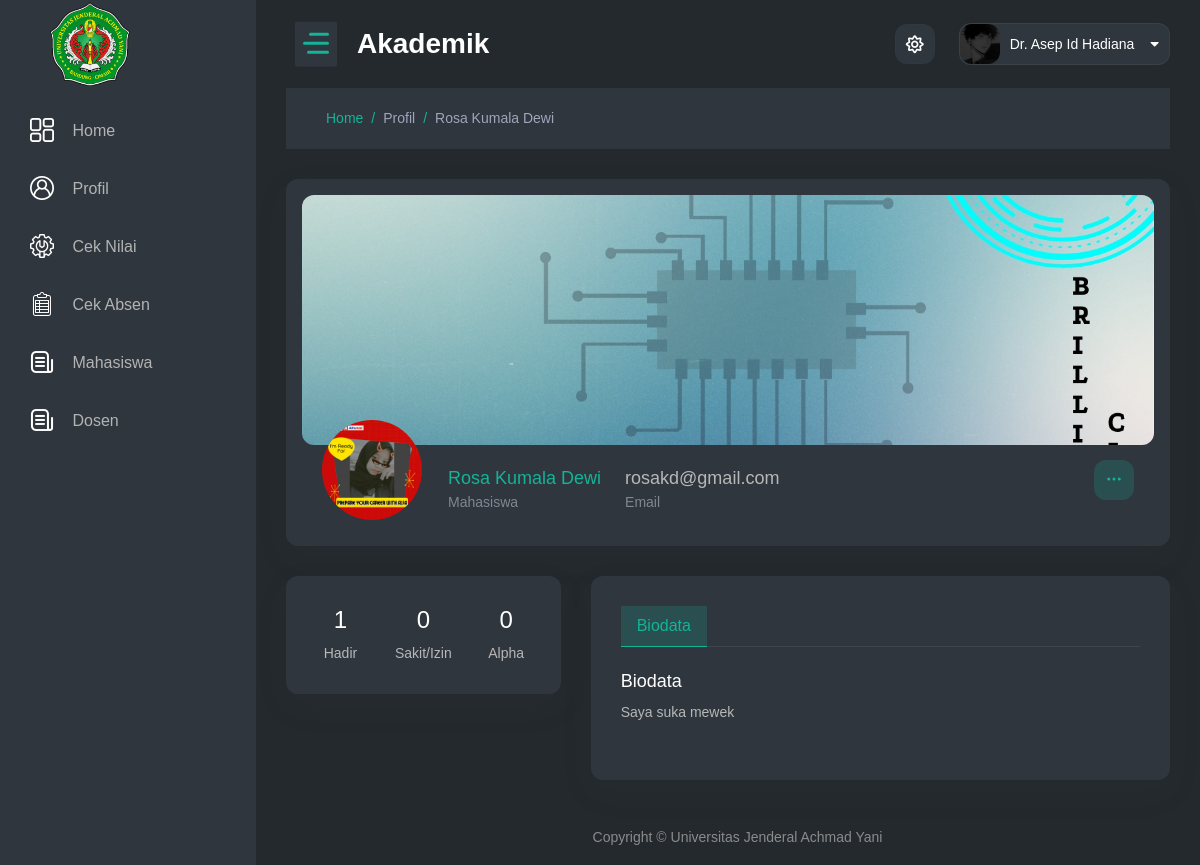
Page /profil.php?id=3411211000 (signed in) on the committed database.
### tables this page shows
CREATE TABLE `dosen` (
  `kode_dosen` varchar(255) NOT NULL,
  `nama` varchar(255) NOT NULL,
  `email` varchar(255) NOT NULL,
  `password` varchar(255) NOT NULL,
  `gender` varchar(255) NOT NULL,
  `no_hp` varchar(255) NOT NULL,
  `bio` varchar(1000) NOT NULL,
  `profil` varchar(255) NOT NULL,
  `sampul` varchar(255) NOT NULL
);

CREATE TABLE `mahasiswa` (
  `nim` varchar(255) NOT NULL,
  `nama` varchar(255) NOT NULL,
  `email` varchar(255) NOT NULL,
  `gender` varchar(255) NOT NULL,
  `fakultas` varchar(255) NOT NULL,
  `jurusan` varchar(255) NOT NULL,
  `kelas` varchar(255) NOT NULL,
  `birthdate` date NOT NULL,
  `semester` varchar(2) NOT NULL,
  `wali` varchar(255) NOT NULL,
  `status` varchar(255) NOT NULL,
  `bio` varchar(1000) NOT NULL,
  `profil` varchar(255) NOT NULL,
  `sampul` varchar(255) NOT NULL
);

CREATE TABLE `user` (
  `kode_login` varchar(50) NOT NULL,
  `password` varchar(50) NOT NULL,
  `status` int(1) NOT NULL,
  `email` varchar(50) NOT NULL
);

### classes/session.classes.php (called while the page is built, shortened)
<?php
if ($_SESSION['status'] == "2") {
    $kode_dosen = $_SESSION['kode_login'];
    $data = mysqli_query($con, "select * from dosen where kode_dosen='$kode_dosen'");
    $cek = mysqli_fetch_array($data);
    $nama = $cek['nama'];
    $potoprofil = $cek['profil'];
}
?>

### classes/profil.classes.php (called while the page is built, shortened)
<?php
$id = $_GET['id'];
$query = "SELECT * FROM user WHERE kode_login='$id'";
$result = mysqli_query($con, $query);
$row = mysqli_fetch_array($result);
if ($result) {
  if (mysqli_num_rows($result) > 0) {
    if ($row['status'] == "1") {
      $nim = $_GET['id'];
      $data = mysqli_query($con, "select * from mahasiswa where nim='$nim'");
      $cek = mysqli_fetch_array($data);
      $status = "1";
      $namap = $cek['nama'];
      $potoprofilp = $cek['profil'];
      $emailp = $cek['email'];
      $biop = $cek['bio'];
      $role = "Mahasiswa";
    }
  } else if ($id == NULL) {
    header("Location: profil.php?id=$_SESSION[kode_login]");
  } else if (mysqli_num_rows($result) == 0) {
    header("Location: usernfound.php?id=$_GET[id]");
  }
} else {
  echo 'Error';
}

### pagekonten/profile.php (the view, shortened to what this page needs)
<div class="content-body">
    <div class="container-fluid">
        <div class="row page-titles mx-0">
            <ol class="breadcrumb">
                <li class="breadcrumb-item"><a href="javascript:void(0)">Home</a></li>
                <li class="breadcrumb-item active"><a href="javascript:void(0)">Profil</a></li>
                <li class="breadcrumb-item active"><a href="javascript:void(0)"><?= $namap ?></a></li>
            </ol>
        </div>
        <div class="row">
            <div class="col-lg-12">
                <div class="profile card card-body px-3 pt-3 pb-0">
                    <div class="profile-head">
                        <div class="photo-content">
                            <div class="cover-photo rounded"></div>
                        </div>
                        <div class="profile-info">
                            <div class="profile-photo">
                                <img src="<?php echo $potoprofilp ?>" class="img-fluid rounded-circle" alt="">
                            </div>
                            <div class="profile-details">
                                <div class="profile-name px-3 pt-2">
                                    <h4 class="text-primary mb-0"><?php echo $namap ?></h4>
                                    <p><?php echo $role ?></p>
                                </div>
                                <div class="profile-email px-2 pt-2">
                                    <h4 class="text-muted mb-0"><a><?php echo $emailp ?></a></h4>
                                    <p>Email</p>
                                </div>
                                <div class="dropdown ms-auto">
                                    <a href="#" class="btn btn-primary light sharp" data-bs-toggle="dropdown" aria-expanded="true"></a>
                                </div>
                            </div>
                        </div>
                    </div>
                </div>
            </div>
        </div>
        <div class="row">
            <?php
            if ($status == "1") {
            ?>
                <div class="col-xl-4">
                    <div class="row">
                        <div class="col-xl-12">
                            <div class="card">
                                <div class="card-body">
                                    <div class="profile-statistics">
                                        <div class="text-center">
                                            <div class="row">
                                                <div class="col">
                                                    <?php
                                                    $kehadiran = "SELECT * FROM absen WHERE nim='$_GET[id]' and kehadiran='Hadir'";
                                                    $hasilhadir = mysqli_query($con, $kehadiran);
                                                    $totalhadir = mysqli_num_rows($hasilhadir);
                                                    $alpha = "SELECT * FROM absen WHERE nim='$_GET[id]' and kehadiran='Alpha'";
                                                    $hasilalpha = mysqli_query($con, $alpha);
                                                    $totalalpha = mysqli_num_rows($hasilalpha);
                                                    $sakit = "SELECT * FROM absen WHERE nim='$_GET[id]p' and kehadiran='Sakit' or kehadiran='Izin'";
                                                    $hasilsakit = mysqli_query($con, $sakit);
                                                    $totalsakit = mysqli_num_rows($hasilsakit);
                                                    ?>
                                                    <h3 class="m-b-0"><?php echo $totalhadir; ?></h3><span>Hadir</span>
                                                </div>
                                                <div class="col">
                                                    <h3 class="m-b-0"><?php echo $totalsakit; ?></h3><span>Sakit/Izin</span>
                                                </div>
                                                <div class="col">
                                                    <h3 class="m-b-0"><?php echo $totalalpha; ?></h3><span>Alpha</span>
                                                </div>
                                            </div>
                                        </div>
                                    </div>
                                </div>
                            </div>
                        </div>
                    </div>
                </div>
            <?php } ?>
            <div class="col-xl-8">
                <div class="card">
                    <div class="card-body">
                        <div class="profile-tab">
                            <div class="custom-tab-1">
                                <ul class="nav nav-tabs">
                                    <li class="nav-item"><a href="#about-me" data-bs-toggle="tab" class="nav-link active show">Biodata</a>
                                    </li>
                                </ul>
                                <div class="tab-content">
                                    <div id="about-me" class="tab-pane fade active show">
                                        <div class="profile-about-me">
                                            <div class="pt-4 border-bottom-1 pb-3">
                                                <h4 class="text-primary">Biodata</h4>
                                                <p class="mb-2"><?php echo $biop; ?></p>
                                            </div>
                                        </div>
                                    </div>
                                </div>
                            </div>
                        </div>
                    </div>
                </div>
            </div>
        </div>
    </div>
</div>

### profil.php (shortened to what this page needs)
<?php
include 'classes/connection.classes.php';
require 'classes/session.classes.php';
require 'classes/profil.classes.php';
?>
<!DOCTYPE html>
<html lang="en">
<?php
require 'pageview/header.php';
?>
<body>
    <div id="main-wrapper">
        <?php
        require 'pageview/preloadchat.php';
        require 'pageview/hkonten.php';
        require 'pageview/sidebar.php';
        require 'pagekonten/profile.php';
        require 'pageview/footer.php';
        ?>
</body>

### pageview/header.php (shortened to what this page needs)
<!DOCTYPE html>
<html lang="en">
<head>
    <link href="vendor/owl-carousel/owl.carousel.css" rel="stylesheet">
    <link href="vendor/bootstrap-select/dist/css/bootstrap-select.min.css" rel="stylesheet">
    <link href="css/style.css" rel="stylesheet">
    <link rel='stylesheet' href='css/sweetalert2.min.css'>
    <link rel="stylesheet" href="https://cdn.jsdelivr.net/npm/sweetalert2@7.12.15/dist/sweetalert2.min.css">
</head>

### pageview/preloadchat.php
<div class="nav-header">
    <a href="index.php" class="brand-logo">
        <img src="images/unjani.png" alt="" width="80">
    </a>
    <div class="nav-control">
        <div class="hamburger">
            <span class="line"></span><span class="line"></span><span class="line"></span>
        </div>
    </div>
</div>

### pageview/hkonten.php (shortened to what this page needs)
<div class="header">
	<div class="header-content">
		<nav class="navbar navbar-expand">
			<div class="collapse navbar-collapse justify-content-between">
				<div class="header-left">
					<div class="dashboard_bar">
						Akademik
					</div>
				</div>
				<ul class="navbar-nav header-right">
					<li class="nav-item dropdown notification_dropdown">
						<a class="nav-link bell dz-theme-mode active" href="javascript:void(0);">
							<i id="icon-light" class="far fa-sun"></i>
						</a>
					</li>
					<li class="nav-item dropdown header-profile">
						<a class="nav-link" href="javascript:;" role="button" data-bs-toggle="dropdown">
							<img src="<?php echo $potoprofil ?>" width="20" alt="">
							<div class="header-info">
								<span><?php echo $nama ?><i class="fa fa-caret-down ms-3" aria-hidden="true"></i></span>
							</div>
						</a>
					</li>
				</ul>
			</div>
		</nav>
	</div>
</div>

### pageview/sidebar.php (shortened to what this page needs)
<div class="deznav">
    <div class="deznav-scroll">
        <ul class="metismenu" id="menu">
            <li><a class="ai-icon" href="index.php">
                    <i class="flaticon-layout"></i>
                    <span class="nav-text">Home</span>
                </a>
            </li>
            <li><a class="ai-icon" href="profil.php">
                    <i class="flaticon-user"></i>
                    <span class="nav-text">Profil</span>
                </a>
            </li>
            <?php if ($status == "1") { ?>
                <li><a href="nilai.php" class="ai-icon">
                        <i class="flaticon-admin"></i>
                        <span class="nav-text">Cek Nilai</span>
                    </a>
                </li>
            <?php } ?>
            <?php if ($status == "1") { ?>
                <li><a href="absen.php" class="ai-icon">
                        <i class="flaticon-table"></i>
                        <span class="nav-text">Cek Absen</span>
                    </a>
                </li>
            <?php } ?>
            <li><a class="ai-icon" href="mahasiswa.php">
                    <i class="flaticon-newsletter"></i>
                    <span class="nav-text">Mahasiswa</span>
                </a>
            </li>
            <li><a class="ai-icon" href="dosen.php">
                    <i class="flaticon-newsletter"></i>
                    <span class="nav-text">Dosen</span>
                </a>
            </li>
        </ul>
    </div>
</div>

### pageview/footer.php (shortened to what this page needs)
<div class="footer">
    <div class="copyright">
        <p>Copyright © Universitas Jenderal Achmad Yani</p>
    </div>
</div>
</div>

### rows in the picture
dosen: profil (picture), nama "Dr. Asep Id Hadiana"
mahasiswa: nama "Rosa Kumala Dewi", profil (picture), email "rosakd@gmail.com", bio "Saya suka mewek"
user: status "Mahasiswa"

### other values in the picture
$totalhadir "1"
$totalsakit "0"
$totalalpha "0"
